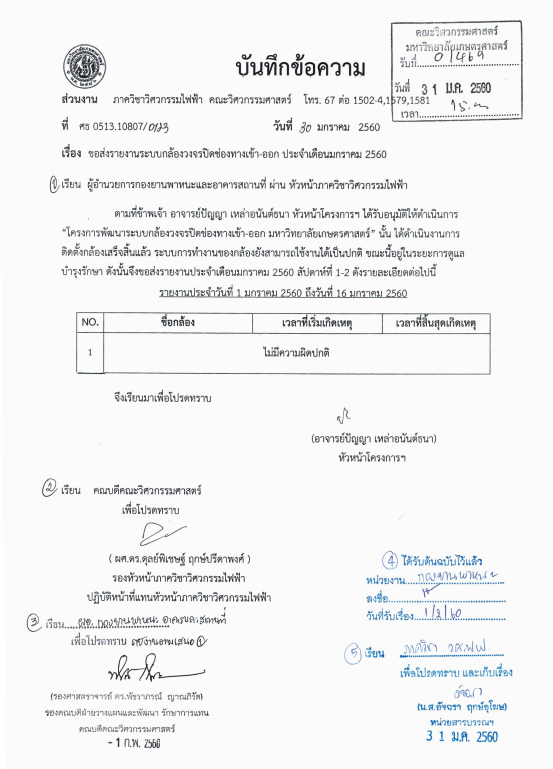
#> input picture old_ver/11.jpg, 1658 x 2306 px, given in place of input.jpg, which was not available (shown at 1/3 size)
$ python deletecolour.py
#> lines starting #> are read from the running program, lines starting #| are printed output that depends on the picture; after the words box and inside, x2 and y2 are one past the last pixel; in counts of white or black regions, pixels touching at a corner belong together
from colormath.color_objects import sRGBColor, LabColor
from colormath.color_conversions import convert_color
from colormath.color_diff import delta_e_cie2000
import numpy as np
import cv2
import matplotlib.pyplot as plt
import argparse
import os
import shutil
import sys


img = cv2.imread('input.jpg')
#> img is the input picture: shape (2306, 1658, 3); mean B, G, R 242.7, 242.2, 241.6
#img = cv2.fastNlMeansDenoisingColored(img,None,10,10,7,21)
#img = cv2.resize(img, (1240,1754), interpolation = cv2.INTER_AREA)
# define the list of boundaries
boundaries = [
        ([0, 0,0], [255, 255, 255]),
	([63, 60,99], [95, 94, 136]),
	([150, 69, 31], [189, 100, 65]),
        ([254, 254, 254], [254, 254, 254])
]
# loop over the boundaries
for (lower, upper) in boundaries:
	# create NumPy arrays from the boundaries
	lower = np.array(lower, dtype = "uint8")
	upper = np.array(upper, dtype = "uint8")
	# find the colors within the specified boundaries and apply
	# the mask
	mask = cv2.inRange(img, lower, upper)
	output = cv2.bitwise_and(img, img, mask = mask)
	# show the images
	#cv2.imshow('image',mask)
	cv2.imshow('image',output)
	#cv2.imshow("images", np.hstack([img, output]))
	cv2.waitKey(0)
#> this loop made 4 passes
#> pass 3, `mask = cv2.inRange(img, lower, upper)`:
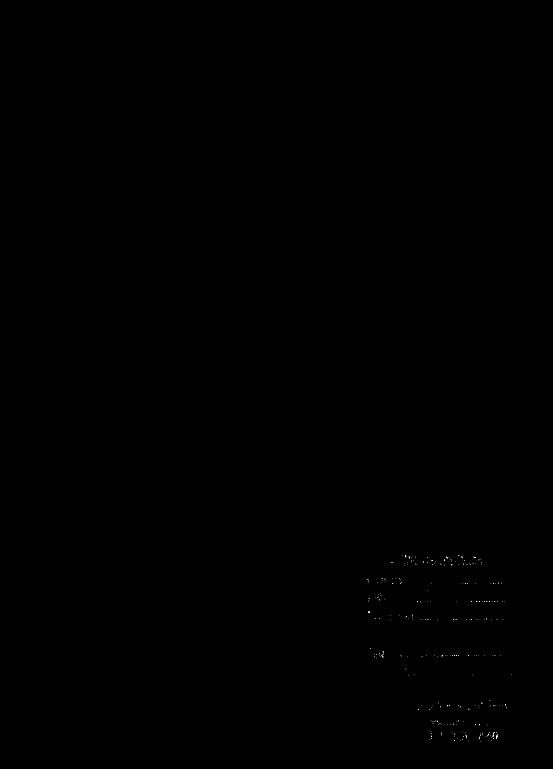
#> mask: shape (2306, 1658) (shown at 1/3 size); 0.02% white in thin lines or dots, all inside (x1, y1, x2, y2) = (1101, 1665, 1536, 2224)


$ run again, on old_ver/13.jpg
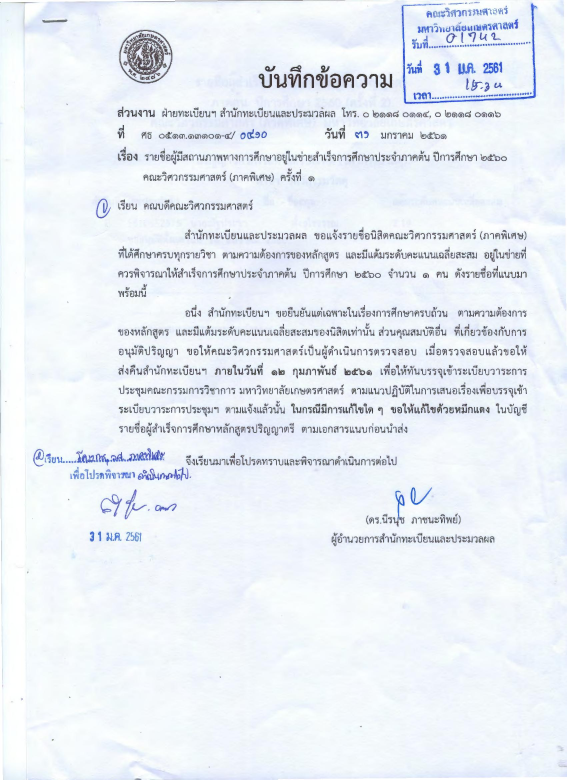
#> input picture old_ver/13.jpg, 1700 x 2338 px, given in place of input.jpg, which was not available (shown at 1/3 size)
#> img is the input picture: shape (2338, 1700, 3); mean B, G, R 245, 238.5, 233.3
#> the loop `for (lower, upper) in boundaries:` made 4 passes
#> pass 3, `mask = cv2.inRange(img, lower, upper)`:
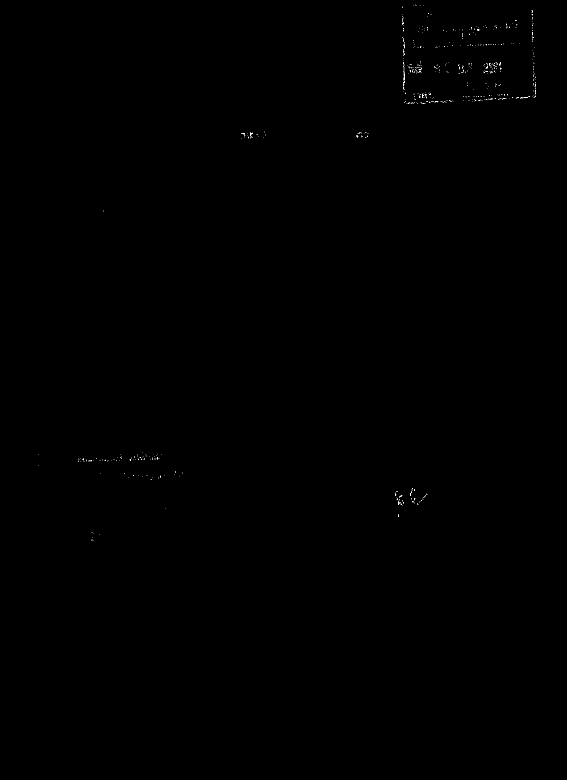
#> mask: shape (2338, 1700) (shown at 1/3 size); 0.04% white in thin lines or dots, all inside (x1, y1, x2, y2) = (115, 14, 1607, 1623)
